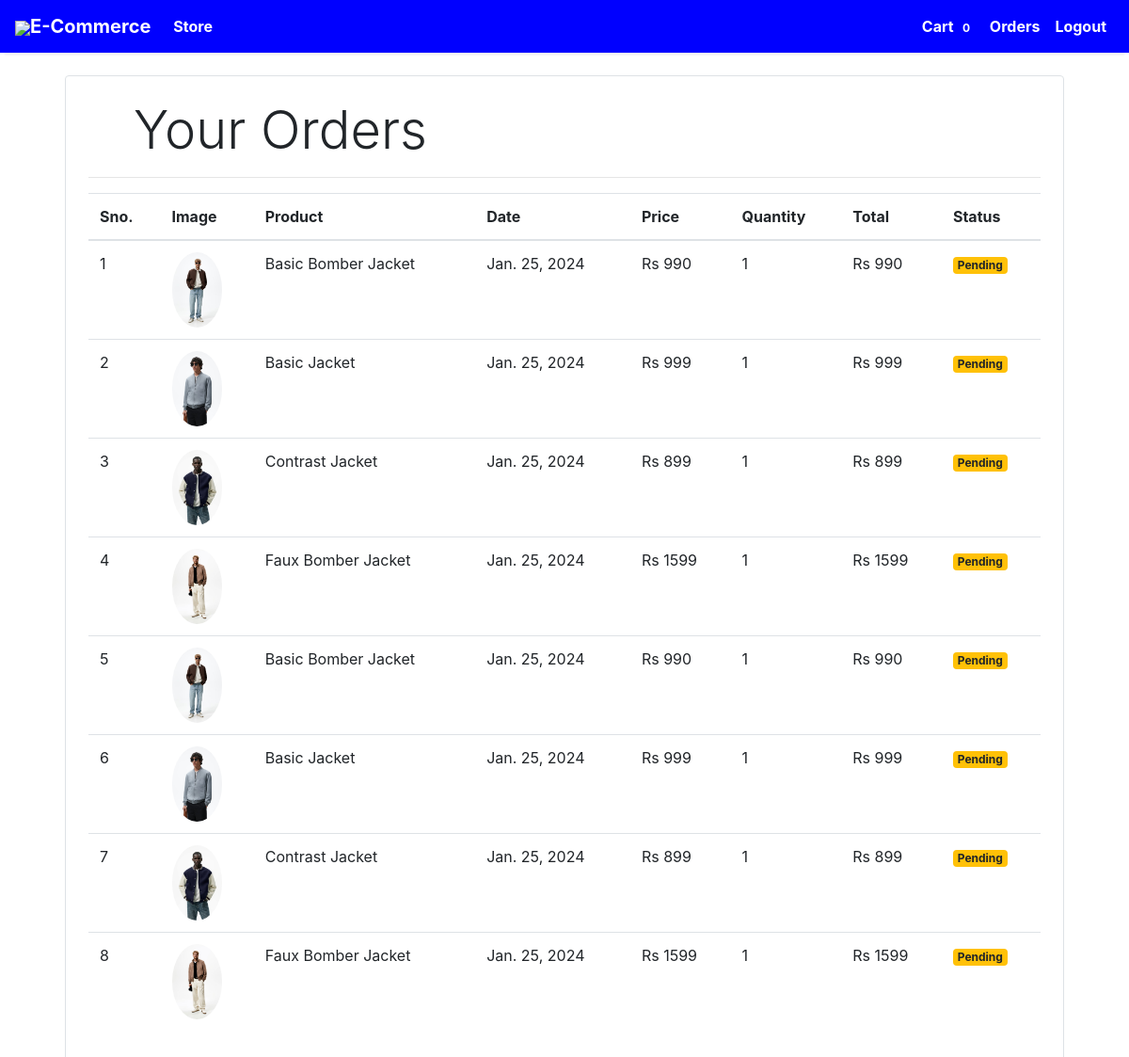
Screenshot of /orders (signed in) with the database file from the repository.
### store/models/orders.py (models this page shows, shortened)
class Order(models.Model):
    product = models.ForeignKey(Products,
                                on_delete=models.CASCADE)
    customer = models.ForeignKey(Customer,
                                 on_delete=models.CASCADE)
    quantity = models.IntegerField(default=1)
    price = models.IntegerField()
    address = models.CharField (max_length=50, default='', blank=True)
    phone = models.CharField (max_length=50, default='', blank=True)
    date = models.DateField (default=datetime.datetime.today)
    status = models.BooleanField (default=False)
    @staticmethod
    def get_orders_by_customer(customer_id):
        return Order.objects.filter(customer=customer_id).order_by('-date')

### store/models/product.py (models this page shows, shortened)
class Products(models.Model):
    name = models.CharField(max_length=60)
    price= models.IntegerField(default=0)
    category= models.ForeignKey(Category,on_delete=models.CASCADE,default=1 )
    description= models.CharField(max_length=250, default='', blank=True, null= True)
    image= models.ImageField(upload_to='uploads/products/')

### store/middlewares/auth.py (the view)
    def middleware(request):
        print(request.session.get('customer'))
        returnUrl = request.META['PATH_INFO']
        print(request.META['PATH_INFO'])
        if not request.session.get('customer'):
           return redirect(f'login?return_url={returnUrl}')
        response = get_response(request)
        return response

### store/templatetags/custom_filter.py (called while the page is built)
@register.filter(name='currency')
def currency(number):
    return "Rs "+str(number)

@register.filter(name='multiply')
def multiply(number , number1):
    return number * number1

### store/views/orders.py (called while the page is built)
    def get(self , request ):
        customer = request.session.get('customer')
        orders = Order.get_orders_by_customer(customer)
        print(orders)
        return render(request , 'orders.html'  , {'orders' : orders})

### store/templates/orders.html
{% extends 'base.html' %}
{% block content %}
{% load cart %}
{% load custom_filter %}
<div class="container">
   <div class="border rounded p-4 m-4">
        <p class="display-4 pl-4 ml-4">Your Orders</p>
        <hr>
        <table class="table">
            <thead>
                <tr>
                    <th>Sno.</th>
                    <th>Image</th>
                    <th>Product</th>
                    <th>Date</th>
                    <th>Price</th>
                    <th>Quantity</th>
                    <th>Total</th>
                    <th>Status</th>
                </tr>
            </thead>
            <tbody>
                {% for order in orders %}
                <tr>
                    <td>{{forloop.counter}}</td>
                    <td><img style="height: 80px;" class="rounded-circle" src="{{order.product.image.url}}" alt=""></td>
                    <td>{{order.product.name}}</td>
                    <td>{{order.date}}</td>
                    <td>{{order.price|currency}}</td>
                    <td>{{order.quantity}}</td>
                    <td>{{order.quantity|multiply:order.price|currency}}</td>
                    {% if order.status %}
                    <td><small class="badge badge-primary">Completed</small></td>
                    {%else%}
                    <td><small class="badge badge-warning">Pending</small></td>
                    {% endif %}
                </tr>
                {% endfor %}
            </tbody>
        </table>
   </div>
</div>
{% endblock %}

### rows the page displays
Order: product.image (picture), product.name "Basic Bomber Jacket", date "Jan. 25, 2024", price "Rs 990", quantity "1", quantity|multiply "Rs 990", status "Pending"
Order: product.image (picture), product.name "Basic Jacket", date "Jan. 25, 2024", price "Rs 999", quantity "1", quantity|multiply "Rs 999", status "Pending"
Order: product.image (picture), product.name "Contrast Jacket", date "Jan. 25, 2024", price "Rs 899", quantity "1", quantity|multiply "Rs 899", status "Pending"
Order: product.image (picture), product.name "Faux Bomber Jacket", date "Jan. 25, 2024", price "Rs 1599", quantity "1", quantity|multiply "Rs 1599", status "Pending"
Order: product.image (picture), product.name "Basic Bomber Jacket", date "Jan. 25, 2024", price "Rs 990", quantity "1", quantity|multiply "Rs 990", status "Pending"
Order: product.image (picture), product.name "Basic Jacket", date "Jan. 25, 2024", price "Rs 999", quantity "1", quantity|multiply "Rs 999", status "Pending"
Order: product.image (picture), product.name "Contrast Jacket", date "Jan. 25, 2024", price "Rs 899", quantity "1", quantity|multiply "Rs 899", status "Pending"
Order: product.image (picture), product.name "Faux Bomber Jacket", date "Jan. 25, 2024", price "Rs 1599", quantity "1", quantity|multiply "Rs 1599", status "Pending"

### other values shown
{{ request.session.cart.keys|length }} "0"
